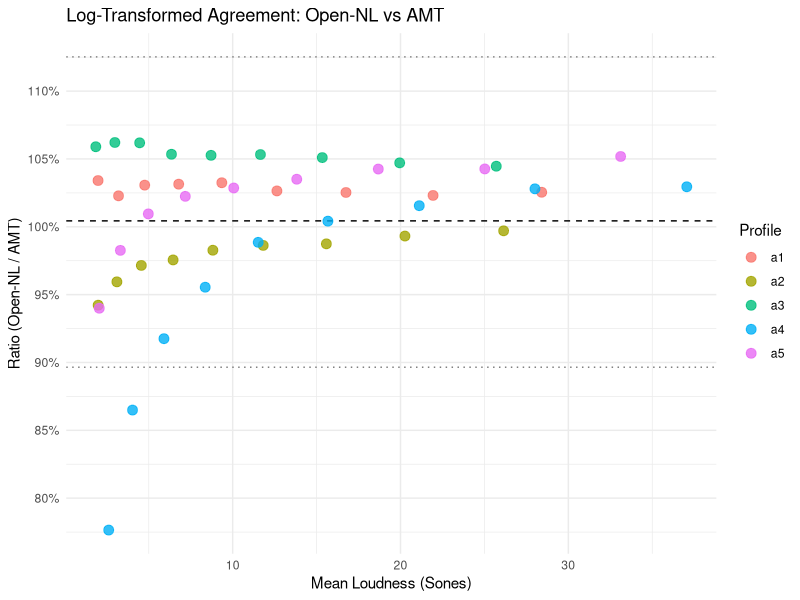

Here is the R script that generated this plot:
library(ggplot2)
library(dplyr)

amt <- read.csv("amt_intense_results.csv")
cpp <- read.csv("cpp_loudness_intense.csv")
amt$profile <- tolower(amt$profile)
cpp$profile <- tolower(cpp$profile)

df <- merge(amt, cpp, by=c("profile", "level"))

# Log-transformed calculations
df$log_amt <- log(df$amt_loudness)
df$log_cpp <- log(df$cpp_loudness)
df$log_mean <- (df$log_amt + df$log_cpp) / 2
df$log_diff <- df$log_cpp - df$log_amt

mean_log_diff <- mean(df$log_diff, na.rm = TRUE)
sd_log_diff <- sd(df$log_diff, na.rm = TRUE)
loa_lower_log <- mean_log_diff - 1.96 * sd_log_diff
loa_upper_log <- mean_log_diff + 1.96 * sd_log_diff

# Transform back to ratios for plotting
df$ratio <- df$cpp_loudness / df$amt_loudness
df$mean_linear <- (df$amt_loudness + df$cpp_loudness) / 2

mean_ratio <- exp(mean_log_diff)
loa_lower_ratio <- exp(loa_lower_log)
loa_upper_ratio <- exp(loa_upper_log)

p <- ggplot(df, aes(x = mean_linear, y = ratio, color = profile)) +
  geom_hline(yintercept = mean_ratio, linetype = "dashed", color = "black") +
  geom_hline(yintercept = loa_lower_ratio, linetype = "dotted", color = "gray50") +
  geom_hline(yintercept = loa_upper_ratio, linetype = "dotted", color = "gray50") +
  geom_point(size = 3, alpha = 0.8) +
  theme_minimal() +
  scale_y_continuous(labels = scales::percent_format(), breaks = seq(0.8, 1.2, 0.05)) +
  labs(
    title = "Log-Transformed Agreement: Open-NL vs AMT",
    x = "Mean Loudness (Sones)",
    y = "Ratio (Open-NL / AMT)",
    color = "Profile"
  )

ggsave("figures/Figure2_BlandAltman.png", plot = p, width = 8, height = 5, dpi = 300)
